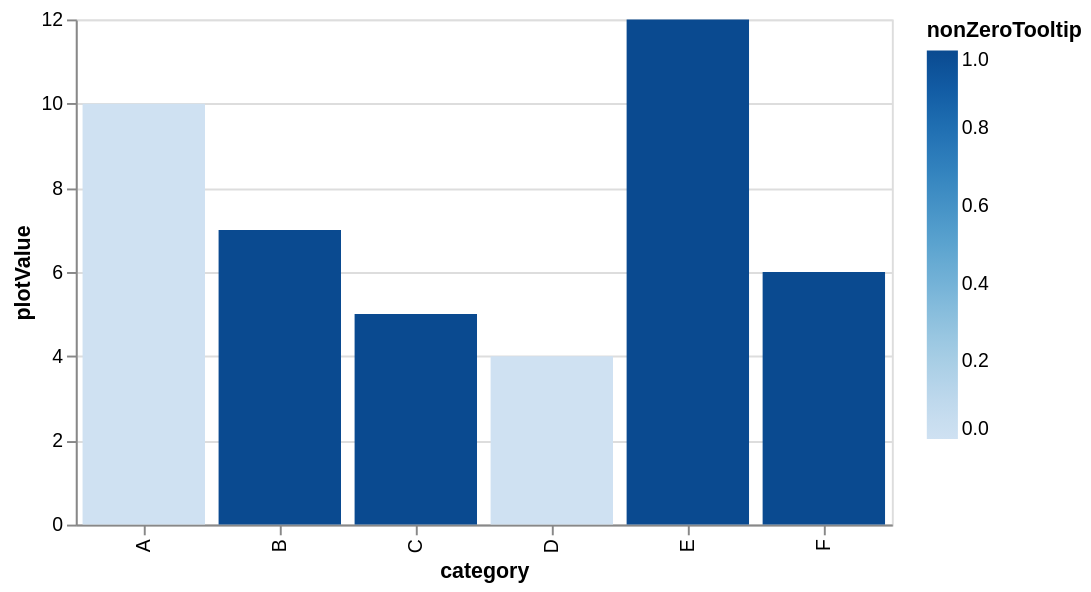

Vega-Lite specification stored for this chart:
### Vega specification from a JSON file in a GitHub repository (floating-point values rounded to 4 significant figures)
{"$schema": "https://vega.github.io/schema/vega/v6.json", "description": "A bar chart with fields that are conditionally omitted from generated tooltips.", "background": "white", "padding": 5, "width": 420, "height": 260, "style": "cell", "data": [{"name": "source_0", "values": [{"category": "A", "plotValue": 10, "validTooltip": 10, "nonZeroTooltip": 0}, {"category": "B", "plotValue": 7, "validTooltip": 7, "nonZeroTooltip": 1}, {"category": "C", "plotValue": 5, "validTooltip": null, "nonZeroTooltip": 1}, {"category": "D", "plotValue": 4, "validTooltip": 4, "nonZeroTooltip": 0}, {"category": "E", "plotValue": 12, "validTooltip": 12, "nonZeroTooltip": 1}, {"category": "F", "plotValue": 6, "validTooltip": 6, "nonZeroTooltip": 1}]}, {"name": "data_0", "source": "source_0", "transform": [{"type": "stack", "groupby": ["category"], "field": "plotValue", "sort": {"field": ["nonZeroTooltip"], "order": ["descending"]}, "as": ["plotValue_start", "plotValue_end"], "offset": "zero"}, {"type": "filter", "expr": "isValid(datum[\"plotValue\"]) && isFinite(+datum[\"plotValue\"]) && isValid(datum[\"nonZeroTooltip\"]) && isFinite(+datum[\"nonZeroTooltip\"])"}]}], "marks": [{"name": "marks", "type": "rect", "style": ["bar"], "from": {"data": "data_0"}, "encode": {"update": {"tooltip": {"signal": "merge({\"category\": isValid(datum[\"category\"]) ? isArray(datum[\"category\"]) ? join(datum[\"category\"], '\\n') : datum[\"category\"] : \"\"+datum[\"category\"]}, (isValid(datum[\"validTooltip\"]) && isFinite(+datum[\"validTooltip\"])) ? {\"validTooltip\": format(datum[\"validTooltip\"], \"\")} : {}, (!(datum[\"nonZeroTooltip\"]===0)) ? {\"nonZeroTooltip\": format(datum[\"nonZeroTooltip\"], \"\")} : {})"}, "fill": {"scale": "color", "field": "nonZeroTooltip"}, "ariaRoleDescription": {"value": "bar"}, "description": {"signal": "slice(\"; category: \" + (isValid(datum[\"category\"]) ? isArray(datum[\"category\"]) ? join(datum[\"category\"], ' ') : datum[\"category\"] : \"\"+datum[\"category\"]) + \"; plotValue: \" + (format(datum[\"plotValue\"], \"\")) + \"; nonZeroTooltip: \" + (format(datum[\"nonZeroTooltip\"], \"\")) + ((isValid(datum[\"validTooltip\"]) && isFinite(+datum[\"validTooltip\"])) ? \"; validTooltip: \" + (format(datum[\"validTooltip\"], \"\")) : \"\"), 2)"}, "x": {"scale": "x", "field": "category"}, "width": {"signal": "max(0.25, bandwidth('x'))"}, "y": {"scale": "y", "field": "plotValue_end"}, "y2": {"scale": "y", "field": "plotValue_start"}}}}], "scales": [{"name": "x", "type": "band", "domain": {"data": "data_0", "field": "category", "sort": true}, "range": [0, {"signal": "width"}], "paddingInner": 0.1, "paddingOuter": 0.05}, {"name": "y", "type": "linear", "domain": {"data": "data_0", "fields": ["plotValue_start", "plotValue_end"]}, "range": [{"signal": "height"}, 0], "nice": true, "zero": true}, {"name": "color", "type": "linear", "domain": {"data": "data_0", "field": "nonZeroTooltip"}, "range": "ramp", "interpolate": "hcl", "zero": false}], "axes": [{"scale": "y", "orient": "left", "gridScale": "x", "grid": true, "tickCount": {"signal": "ceil(height/40)"}, "domain": false, "labels": false, "aria": false, "maxExtent": 0, "minExtent": 0, "ticks": false, "zindex": 0}, {"scale": "x", "orient": "bottom", "grid": false, "title": "category", "labelAlign": "right", "labelAngle": 270, "labelBaseline": "middle", "zindex": 0}, {"scale": "y", "orient": "left", "grid": false, "title": "plotValue", "labelOverlap": true, "tickCount": {"signal": "ceil(height/40)"}, "zindex": 0}], "legends": [{"fill": "color", "gradientLength": {"signal": "clamp(height, 64, 200)"}, "title": "nonZeroTooltip"}]}
